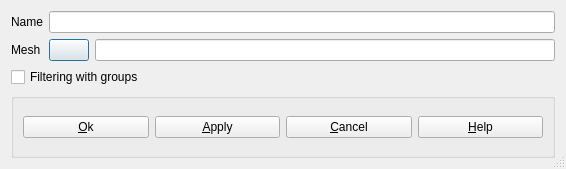
<ui version="4.0" >
 <class>CreateBoundaryDi</class>
 <widget class="QDialog" name="CreateBoundaryDi" >
  <property name="geometry" >
   <rect>
    <x>0</x>
    <y>0</y>
    <width>566</width>
    <height>169</height>
   </rect>
  </property>
  <property name="sizePolicy" >
   <sizepolicy vsizetype="Expanding" hsizetype="Expanding" >
    <horstretch>0</horstretch>
    <verstretch>0</verstretch>
   </sizepolicy>
  </property>
  <property name="windowTitle" >
   <string>Create Discrete Boundary</string>
  </property>
  <property name="autoFillBackground" >
   <bool>false</bool>
  </property>
  <property name="sizeGripEnabled" >
   <bool>true</bool>
  </property>
  <layout class="QGridLayout" name="gridLayout" >
   <item row="0" column="0" >
    <widget class="QLabel" name="Name" >
     <property name="text" >
      <string>Name</string>
     </property>
    </widget>
   </item>
   <item row="0" column="1" colspan="2" >
    <widget class="QLineEdit" name="LEBoundaryName" >
     <property name="minimumSize" >
      <size>
       <width>382</width>
       <height>21</height>
      </size>
     </property>
     <property name="maxLength" >
      <number>32</number>
     </property>
    </widget>
   </item>
   <item row="1" column="0" >
    <widget class="QLabel" name="Mesh" >
     <property name="text" >
      <string>Mesh</string>
     </property>
    </widget>
   </item>
   <item row="1" column="1" >
    <widget class="QPushButton" name="PushFichier" >
     <property name="text" >
      <string/>
     </property>
    </widget>
   </item>
   <item row="1" column="2" >
    <widget class="QLineEdit" name="LEFileName" >
     <property name="minimumSize" >
      <size>
       <width>370</width>
       <height>21</height>
      </size>
     </property>
    </widget>
   </item>
   <item row="2" column="0" colspan="3" >
    <widget class="QCheckBox" name="CBGroupe" >
     <property name="text" >
      <string>Filtering with groups</string>
     </property>
    </widget>
   </item>
   <item row="3" column="0" colspan="3" >
    <widget class="QGroupBox" name="GBButtons" >
     <property name="title" >
      <string/>
     </property>
     <layout class="QGridLayout" name="gridLayout_5" >
      <item row="0" column="0" >
       <widget class="QPushButton" name="buttonOk" >
        <property name="text" >
         <string>&amp;Ok</string>
        </property>
       </widget>
      </item>
      <item row="0" column="1" >
       <widget class="QPushButton" name="buttonApply" >
        <property name="text" >
         <string>&amp;Apply</string>
        </property>
       </widget>
      </item>
      <item row="0" column="2" >
       <widget class="QPushButton" name="buttonCancel" >
        <property name="text" >
         <string>&amp;Cancel</string>
        </property>
       </widget>
      </item>
      <item row="0" column="3" >
       <widget class="QPushButton" name="buttonHelp" >
        <property name="text" >
         <string>&amp;Help</string>
        </property>
       </widget>
      </item>
     </layout>
    </widget>
   </item>
  </layout>
 </widget>
 <resources/>
 <connections/>
</ui>
